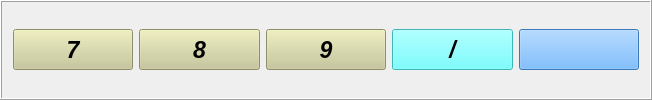
           <widget class="QFrame" name="fourthRowFrame">
            <property name="minimumSize">
             <size>
              <width>652</width>
              <height>58</height>
             </size>
            </property>
            <property name="frameShape">
             <enum>QFrame::Shape::Box</enum>
            </property>
            <property name="frameShadow">
             <enum>QFrame::Shadow::Raised</enum>
            </property>
            <layout class="QHBoxLayout" name="horizontalLayout_3">
             <item>
              <widget class="QPushButton" name="pushButton_seven">
               <property name="minimumSize">
                <size>
                 <width>61</width>
                 <height>41</height>
                </size>
               </property>
               <property name="maximumSize">
                <size>
                 <width>16777215</width>
                 <height>16777215</height>
                </size>
               </property>
               <property name="font">
                <font>
                 <pointsize>17</pointsize>
                 <italic>true</italic>
                 <bold>true</bold>
                </font>
               </property>
               <property name="styleSheet">
                <string notr="true">background-color: rgb(199, 199, 148);</string>
               </property>
               <property name="text">
                <string>7</string>
               </property>
               <property name="shortcut">
                <string>7</string>
               </property>
              </widget>
             </item>
             <item>
              <widget class="QPushButton" name="pushButton_eight">
               <property name="minimumSize">
                <size>
                 <width>61</width>
                 <height>41</height>
                </size>
               </property>
               <property name="maximumSize">
                <size>
                 <width>16777215</width>
                 <height>16777215</height>
                </size>
               </property>
               <property name="font">
                <font>
                 <pointsize>17</pointsize>
                 <italic>true</italic>
                 <bold>true</bold>
                </font>
               </property>
               <property name="styleSheet">
                <string notr="true">background-color: rgb(199, 199, 148);</string>
               </property>
               <property name="text">
                <string>8</string>
               </property>
               <property name="shortcut">
                <string>8</string>
               </property>
              </widget>
             </item>
             <item>
              <widget class="QPushButton" name="pushButton_nine">
               <property name="minimumSize">
                <size>
                 <width>61</width>
                 <height>41</height>
                </size>
               </property>
               <property name="maximumSize">
                <size>
                 <width>16777215</width>
                 <height>16777215</height>
                </size>
               </property>
               <property name="font">
                <font>
                 <pointsize>17</pointsize>
                 <italic>true</italic>
                 <bold>true</bold>
                </font>
               </property>
               <property name="styleSheet">
                <string notr="true">background-color: rgb(199, 199, 148);</string>
               </property>
               <property name="text">
                <string>9</string>
               </property>
               <property name="shortcut">
                <string>9</string>
               </property>
              </widget>
             </item>
             <item>
              <widget class="QPushButton" name="pushButton_divide">
               <property name="minimumSize">
                <size>
                 <width>61</width>
                 <height>41</height>
                </size>
               </property>
               <property name="maximumSize">
                <size>
                 <width>16777215</width>
                 <height>16777215</height>
                </size>
               </property>
               <property name="font">
                <font>
                 <pointsize>17</pointsize>
                 <italic>true</italic>
                 <bold>true</bold>
                </font>
               </property>
               <property name="styleSheet">
                <string notr="true">background-color: rgb(85, 255, 255);</string>
               </property>
               <property name="text">
                <string>/</string>
               </property>
               <property name="shortcut">
                <string>/</string>
               </property>
              </widget>
             </item>
             <item>
              <widget class="QPushButton" name="pushButton_cube_root">
               <property name="minimumSize">
                <size>
                 <width>61</width>
                 <height>41</height>
                </size>
               </property>
               <property name="maximumSize">
                <size>
                 <width>16777215</width>
                 <height>16777215</height>
                </size>
               </property>
               <property name="font">
                <font>
                 <pointsize>17</pointsize>
                 <italic>true</italic>
                 <bold>true</bold>
                </font>
               </property>
               <property name="styleSheet">
                <string notr="true">background-color: rgb(85, 170, 255);</string>
               </property>
               <property name="text">
                <string/>
               </property>
              </widget>
             </item>
            </layout>
           </widget>
